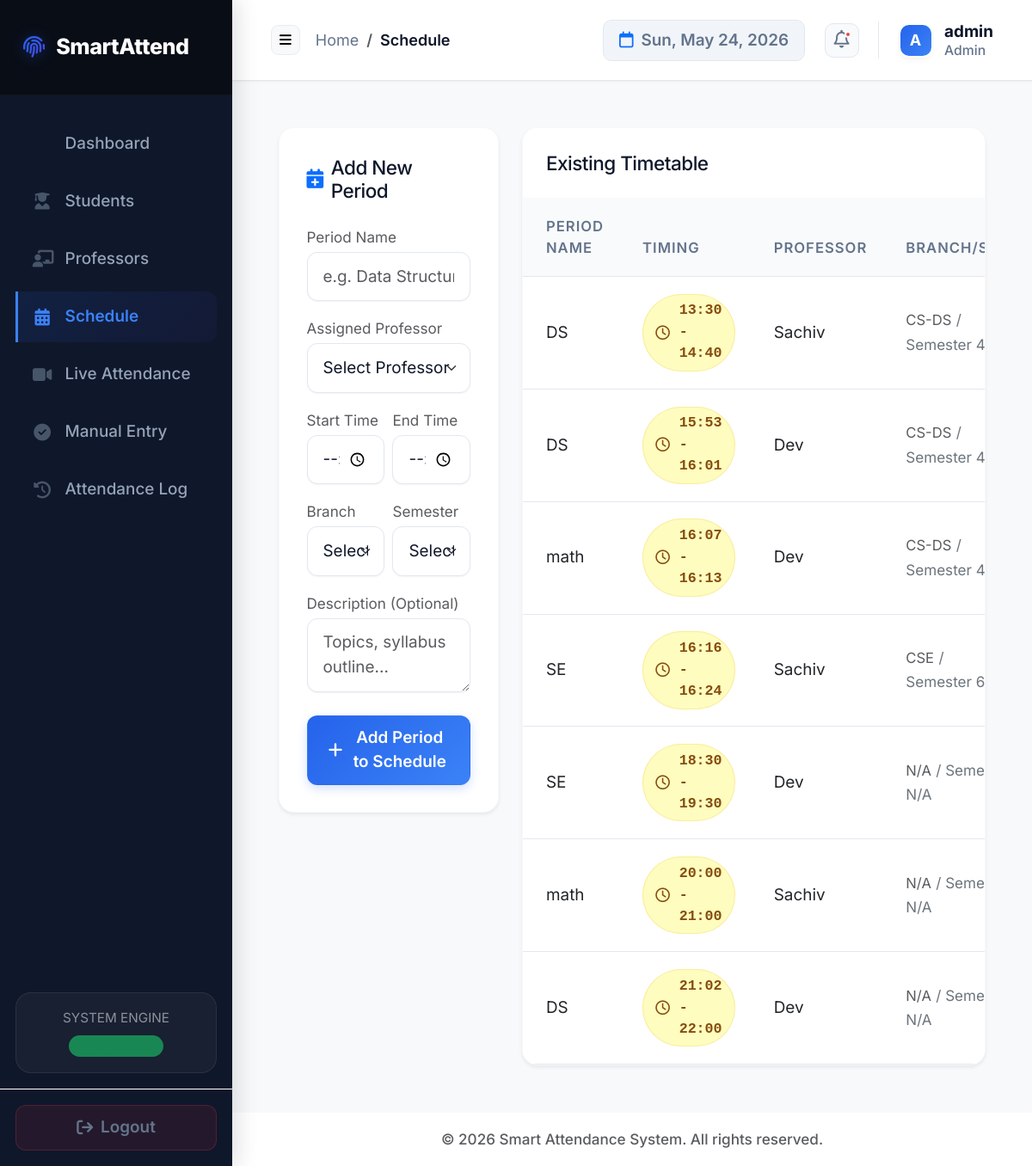
Page /schedule (signed in) on the earlier database version.
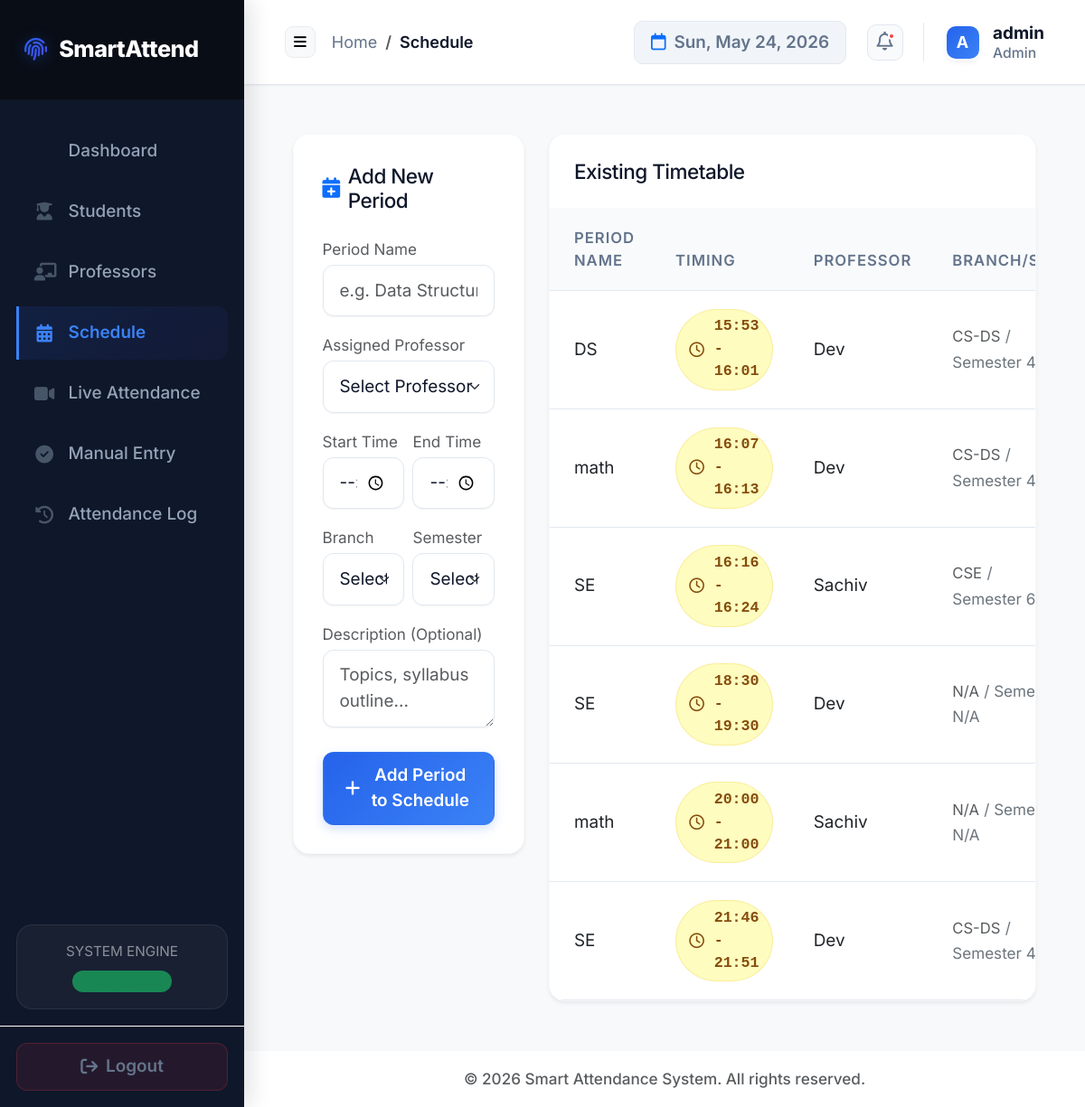
Same page on the later database version.
### tables this page shows
CREATE TABLE schedule (
        period_id INTEGER PRIMARY KEY AUTOINCREMENT,
        period_name TEXT NOT NULL,
        start_time TEXT NOT NULL,
        end_time TEXT NOT NULL,
        prof_id TEXT,
        prof_name TEXT,
        description TEXT,
        branch TEXT,
        semester INTEGER,
        FOREIGN KEY (prof_id) REFERENCES professors (prof_id)
    );

### app/schedule/routes.py (the view, shortened to what this page needs)
@schedule_bp.route('/schedule', methods=['GET', 'POST'])
@login_required
@role_required(roles=['admin', 'professor'])
def manage_schedule():
    conn = db_connect()
    schedule_list = conn.execute("SELECT * FROM schedule ORDER BY start_time").fetchall()
    prof_list = conn.execute("SELECT prof_id, name FROM professors ORDER BY name").fetchall()
    available_branches = get_distinct_from_db('branch', 'students')
    available_semesters = get_distinct_from_db('semester', 'students')
    conn.close()
    return render_template('schedule/schedule.html',
                           schedule=schedule_list,
                           professors=prof_list,
                           available_branches=available_branches,
                           available_semesters=available_semesters,
                           form_data={})

### app/auth/routes.py (called while the page is built, shortened)
def login_required(f):
    @wraps(f)
    def decorated_function(*args, **kwargs):
        if 'logged_in' not in session or not session['logged_in']:
            flash('Please log in to access this page.', 'warning')
            return redirect(url_for('auth.login'))
        return f(*args, **kwargs)
    return decorated_function

def role_required(roles):
    def decorator(f):
        @wraps(f)
        def decorated_function(*args, **kwargs):
            if 'logged_in' not in session or not session['logged_in']:
                flash('Please log in to access this page.', 'warning')
                return redirect(url_for('auth.login'))
            return f(*args, **kwargs)
        return decorated_function
    return decorator

### app/extensions.py (called while the page is built)
def db_connect():
    conn = sqlite3.connect(config.DB_FILE, timeout=10)
    conn.row_factory = sqlite3.Row
    return conn

def close_connection(exception):
    db = getattr(g, '_database', None)
    if db is not None:
        db.close()

### app/templates/schedule/schedule.html (shortened to what the changed rows need)
{% extends "layout.html" %}
{% block content %}
<div class="container-fluid px-0">
    <div class="row g-4">
        <div class="col-lg-8">
            <div class="saas-card p-0 overflow-hidden shadow-sm border border-light" style="border-radius: 18px;">
                <div class="table-responsive">
                    {% if schedule %}
                    <table class="table saas-table table-hover align-middle mb-0">
                        <thead>
                            <tr>
                                <th style="padding-left: 1.5rem;">Period Name</th>
                                <th>Timing</th>
                                <th>Professor</th>
                                <th>Branch/Sem</th>
                            </tr>
                        </thead>
                        <tbody>
                            {% for period in schedule %}
                            <tr>
                                <td style="padding-left: 1.5rem;">
                                    <div class="font-weight-bold text-dark">{{ period.period_name }}</div>
                                </td>
                                <td>
                                    <span class="badge-pill badge-cooldown font-monospace" style="font-size: 0.925rem;">
                                        <i class="far fa-clock me-1"></i> {{ period.start_time }} - {{ period.end_time }}
                                    </span>
                                </td>
                                <td>
                                    <span class="font-weight-bold text-dark">{{ period.prof_name }}</span>
                                </td>
                                <td>
                                    <span class="text-uppercase text-muted font-weight-bold" style="font-size: 0.925rem;">{{ period.branch if period.branch else 'N/A' }}</span>
                                    <span class="text-secondary small">/ Semester {{ period.semester if period.semester else 'N/A' }}</span>
                                </td>
                            </tr>
                            {% endfor %}
                        </tbody>
                    </table>
                    {% endif %}
                </div>
            </div>
        </div>
    </div>
</div>
{% endblock %}

Differences in the rows shown:
removed schedule: period_name "DS", start_time "13:30", end_time "14:40", prof_name "Sachiv", branch "CS-DS", semester "4"
removed schedule: period_name "DS", start_time "21:02", end_time "22:00", prof_name "Dev", branch "N/A", semester "N/A"
added schedule: period_name "SE", start_time "21:46", end_time "21:51", prof_name "Dev", branch "CS-DS", semester "4"
